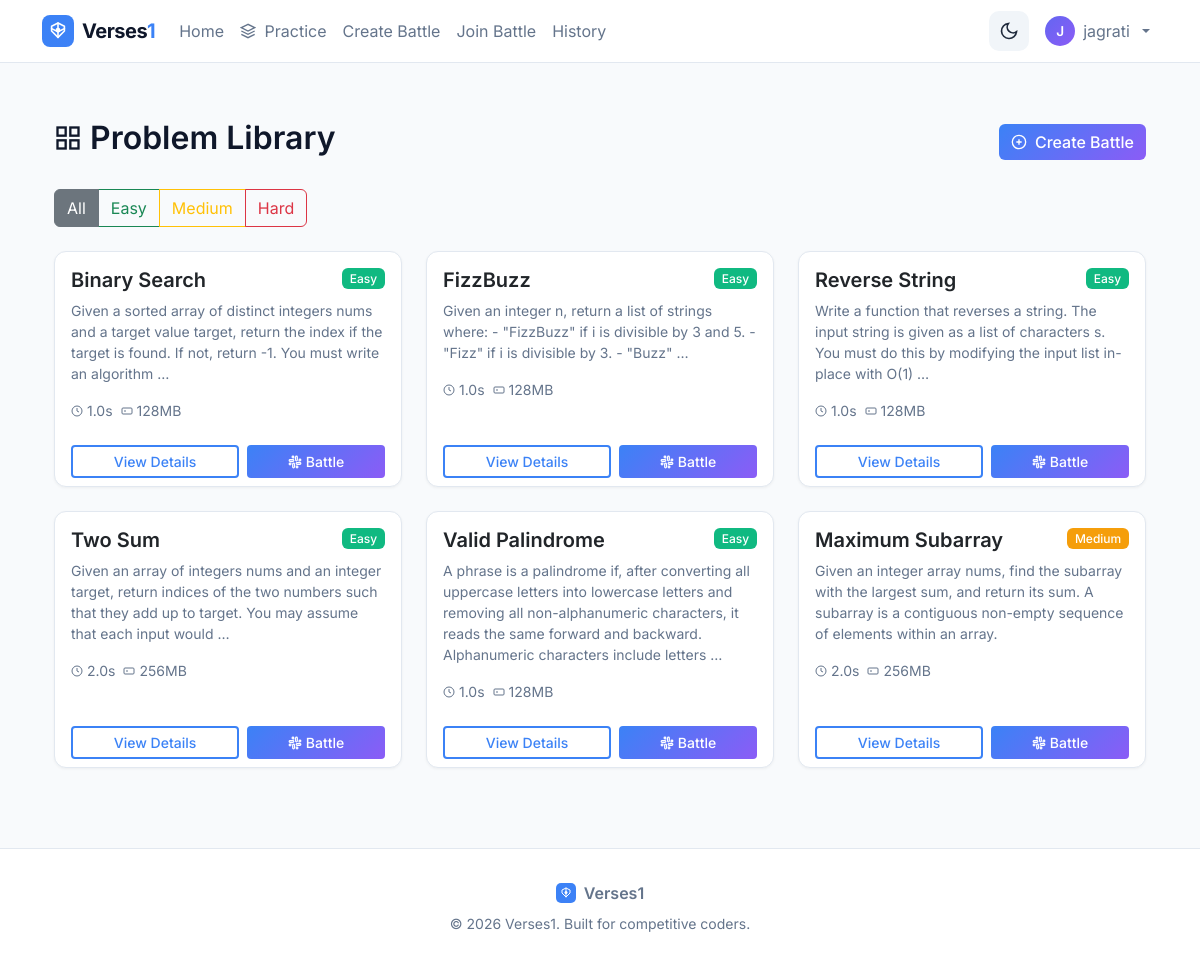
The app's page /problems/ (signed in) with its own data.
### battles/models.py (models this page shows, shortened)
class ProblemStatement(models.Model):
    DIFFICULTY_CHOICES = [
        ('easy', 'Easy'),
        ('medium', 'Medium'),
        ('hard', 'Hard'),
    ]
    title = models.CharField(max_length=200)
    slug = models.SlugField(unique=True)
    description = models.TextField(help_text="Problem description in Markdown")
    input_format = models.TextField(help_text="Description of input format")
    output_format = models.TextField(help_text="Description of expected output format")
    constraints = models.TextField(help_text="Constraints (e.g., 1 <= n <= 10^5)")
    example_input = models.TextField(help_text="Example input to show users")
    example_output = models.TextField(help_text="Expected output for example")
    example_explanation = models.TextField(blank=True, help_text="Explanation of the example")
    difficulty = models.CharField(max_length=10, choices=DIFFICULTY_CHOICES, default='easy')
    categories = models.ManyToManyField(Category, related_name='problems', blank=True)
    time_limit_seconds = models.FloatField(default=2.0, help_text="Time limit per test case")
    memory_limit_mb = models.IntegerField(default=256, help_text="Memory limit in MB")
    function_signature = models.CharField(
        max_length=200,
        help_text="Function signature users must implement, e.g., 'def solution(nums, target):'"
    )
    starter_code = models.TextField(
        blank=True,
        help_text="Starter code template for users"
    )
    is_active = models.BooleanField(default=True)
    created_at = models.DateTimeField(auto_now_add=True)
    updated_at = models.DateTimeField(auto_now=True)
    class Meta:
        ordering = ['difficulty', 'title']

### battles/views.py (the view)
# urls.py: path('problems/', views.problem_list, name='problem_list'),
@login_required
def problem_list(request):
    category_slug = request.GET.get('category')
    difficulty = request.GET.get('difficulty')
    problems = ProblemStatement.objects.filter(is_active=True)
    if category_slug:
        problems = problems.filter(categories__slug=category_slug)
    if difficulty:
        problems = problems.filter(difficulty=difficulty)
    problems = problems.order_by('difficulty', 'title').distinct()
    categories = Category.objects.all()
    solved_problems = []
    if request.user.is_authenticated:
        solved_problems = list(
            PracticeSubmission.objects.filter(
                user=request.user,
                all_tests_passed=True
            ).values_list('problem_id', flat=True).distinct()
        )
    return render(request, 'battles/problem_list.html', {
        'problems': problems,
        'categories': categories,
        'selected_category': category_slug,
        'selected_difficulty': difficulty,
        'solved_problems': solved_problems,
    })

### battles/templates/battles/problem_list.html (shortened to what this page needs)
{% extends "base.html" %}
{% load static %}
{% block content %}
<div class="container py-4">
    <div class="d-flex justify-content-between align-items-center mb-4">
        <h2 class="d-flex align-items-center gap-2">
            <svg width="28" height="28" viewBox="0 0 24 24" fill="none" stroke="currentColor" stroke-width="2">
                <rect x="3" y="3" width="7" height="7"/>
                <rect x="14" y="3" width="7" height="7"/>
                <rect x="14" y="14" width="7" height="7"/>
                <rect x="3" y="14" width="7" height="7"/>
            </svg>
            Problem Library
        </h2>
        <a href="{% url 'create_battle' %}" class="btn btn-primary d-flex align-items-center gap-2">
            <svg width="16" height="16" viewBox="0 0 24 24" fill="none" stroke="currentColor" stroke-width="2">
                <circle cx="12" cy="12" r="10"/>
                <path d="M12 8v8M8 12h8"/>
            </svg>
            Create Battle
        </a>
    </div>
    <div class="mb-4">
        <div class="btn-group" role="group">
            <button type="button" class="btn btn-outline-secondary active" data-filter="all">All</button>
            <button type="button" class="btn btn-outline-success" data-filter="easy">Easy</button>
            <button type="button" class="btn btn-outline-warning" data-filter="medium">Medium</button>
            <button type="button" class="btn btn-outline-danger" data-filter="hard">Hard</button>
        </div>
    </div>
    <div class="row" id="problemsGrid">
        {% for problem in problems %}
        <div class="col-md-6 col-lg-4 mb-4 problem-card" data-difficulty="{{ problem.difficulty }}">
            <div class="card h-100 battle-card">
                <div class="card-body">
                    <div class="d-flex justify-content-between align-items-start mb-2">
                        <h5 class="card-title mb-0">{{ problem.title }}</h5>
                        <span class="badge {% if problem.difficulty == 'easy' %}bg-success{% elif problem.difficulty == 'medium' %}bg-warning{% else %}bg-danger{% endif %}">
                            {{ problem.get_difficulty_display }}
                        </span>
                    </div>
                    <p class="card-text text-muted small">
                        {{ problem.description|truncatewords:30 }}
                    </p>
                    <div class="d-flex justify-content-between align-items-center mt-3">
                        <small class="text-muted d-flex align-items-center gap-2">
                            <span class="d-flex align-items-center gap-1">
                                <svg width="12" height="12" viewBox="0 0 24 24" fill="none" stroke="currentColor" stroke-width="2">
                                    <circle cx="12" cy="12" r="10"/>
                                    <polyline points="12 6 12 12 16 14"/>
                                </svg>
                                {{ problem.time_limit_seconds }}s
                            </span>
                            <span class="d-flex align-items-center gap-1">
                                <svg width="12" height="12" viewBox="0 0 24 24" fill="none" stroke="currentColor" stroke-width="2">
                                    <rect x="2" y="6" width="20" height="12" rx="2"/>
                                    <path d="M6 12h4"/>
                                </svg>
                                {{ problem.memory_limit_mb }}MB
                            </span>
                        </small>
                    </div>
                </div>
                <div class="card-footer bg-transparent border-0">
                    <div class="d-flex gap-2">
                        <a href="{% url 'problem_detail' problem.slug %}" class="btn btn-outline-primary btn-sm flex-fill">
                            View Details
                        </a>
                        <a href="{% url 'create_battle' %}?problem={{ problem.slug }}" class="btn btn-primary btn-sm flex-fill d-flex align-items-center justify-content-center gap-1">
                            Battle
                        </a>
                    </div>
                </div>
            </div>
        </div>
        {% empty %}
        <div class="col-12">
            <div class="alert alert-info">
                No problems available yet. Check back later!
            </div>
        </div>
        {% endfor %}
    </div>
</div>
{% endblock %}

### battles/templates/base.html (shortened to what this page needs)
<!DOCTYPE html>
{% load static %}
<html lang="en" data-theme="light">
<head>
    <link href="https://cdn.jsdelivr.net/npm/bootstrap@5.3.2/dist/css/bootstrap.min.css" rel="stylesheet">
    <link href="{% static 'battles/css/site.css' %}" rel="stylesheet">
</head>
<body>
    <nav class="navbar navbar-expand-lg">
        <div class="container">
            <a class="navbar-brand d-flex align-items-center gap-2" href="{% url 'home' %}">
                <span class="brand-text">Verses<span class="brand-accent">1</span></span>
            </a>
            <div class="collapse navbar-collapse" id="navbarNav">
                <ul class="navbar-nav me-auto">
                    <li class="nav-item">
                        <a class="nav-link" href="{% url 'home' %}">Home</a>
                    </li>
                    <li class="nav-item">
                        <a class="nav-link" href="{% url 'practice' %}">
                            <svg width="16" height="16" viewBox="0 0 24 24" fill="none" stroke="currentColor" stroke-width="2" style="margin-right: 4px; vertical-align: -2px;">
                                <path d="M12 2L2 7l10 5 10-5-10-5z"/>
                                <path d="M2 17l10 5 10-5"/>
                                <path d="M2 12l10 5 10-5"/>
                            </svg>
                            Practice
                        </a>
                    </li>
                    {% if user.is_authenticated %}
                        <li class="nav-item">
                            <a class="nav-link" href="{% url 'create_battle' %}">Create Battle</a>
                        </li>
                        <li class="nav-item">
                            <a class="nav-link" href="{% url 'join_battle' %}">Join Battle</a>
                        </li>
                        <li class="nav-item">
                            <a class="nav-link" href="{% url 'battle_history' %}">History</a>
                        </li>
                    {% endif %}
                </ul>
                <ul class="navbar-nav align-items-center">
                    <li class="nav-item me-2">
                        <button class="theme-toggle" onclick="toggleTheme()" title="Toggle dark mode">
                            <svg class="moon-icon" width="20" height="20" viewBox="0 0 24 24" fill="none" stroke="currentColor" stroke-width="2">
                                <path d="M21 12.79A9 9 0 1 1 11.21 3 7 7 0 0 0 21 12.79z"/>
                            </svg>
                        </button>
                    </li>
                    {% if user.is_authenticated %}
                        <li class="nav-item dropdown">
                            <a class="nav-link dropdown-toggle d-flex align-items-center gap-2" href="#" role="button" data-bs-toggle="dropdown" aria-expanded="false">
                                <div class="user-avatar-sm">{{ user.username|slice:":1"|upper }}</div>
                                {{ user.username }}
                            </a>
                        </li>
                    {% endif %}
                </ul>
            </div>
        </div>
    </nav>
    <div class="main-content">
        <div class="container">
            {% block content %}{% endblock %}
        </div>
    </div>
    <footer class="footer text-center">
        <div class="container">
            <div class="d-flex justify-content-center align-items-center gap-2 mb-2">
                <span class="fw-semibold">Verses1</span>
            </div>
            <p class="mb-0 small">&copy; 2026 Verses1. Built for competitive coders.</p>
        </div>
    </footer>
</body>
</html>

### battles/static/battles/css/site.css (style rules this page uses)
:root { --bg: #f8fafc; --panel: #ffffff; --card: #ffffff; --card-hover: #f1f5f9; --primary: #3b82f6; --primary-2: #2563eb; --accent: #8b5cf6; --accent-2: #7c3aed; --success: #10b981; --warning: #f59e0b; --danger: #ef4444; --muted: #64748b; --text: #0f172a; --text-secondary: #475569; --border: #e2e8f0; --glass: rgba(255,255,255,0.8); --gradient: linear-gradient(135deg, #3b82f6 0%, #8b5cf6 100%); }
.navbar-brand { font-weight: 700 !important; letter-spacing: -0.5px; }
.brand-text { font-size: 1.25rem; font-weight: 700; color: var(--text); }
.brand-accent { color: var(--primary); }
body { background: var(--bg); font-family: 'Inter', system-ui, -apple-system, 'Segoe UI', Roboto, 'Helvetica Neue', Arial, sans-serif; color: var(--text); }
.navbar { background: var(--panel); border-bottom: 1px solid var(--border); transition: background .3s ease, box-shadow .3s ease; }
.card { transition: transform .25s ease, box-shadow .25s ease, border-color .25s ease; border-radius: 12px; background: var(--card); border: 1px solid var(--border); box-shadow: 0 1px 3px rgba(0,0,0,0.05); }
.btn-primary { background: var(--gradient); border: none; color: white; font-weight: 500; transition: all .2s ease; }
.btn-outline-secondary { border-color: var(--border); color: var(--text-secondary); background: transparent; }
.btn-outline-primary { color: var(--primary); border: 2px solid var(--primary); background: transparent; font-weight: 500; }
.footer { background: var(--panel); color: var(--muted); border-top: 1px solid var(--border); padding: 2rem 0; }
a { color: var(--primary); text-decoration: none; }
.navbar .nav-link { color: var(--text-secondary) !important; transition: color .2s ease; }
h1, h2, h3, h4, h5, h6 { color: var(--text); font-weight: 600; }
p, .lead, .card-text { color: var(--text-secondary); }
.text-muted { color: var(--muted) !important; }
.badge { font-weight: 500; padding: .35em .65em; }
.badge.bg-success { background: var(--success) !important; }
.badge.bg-warning { background: var(--warning) !important; color: #fff !important; }

### battles/templates/base.html (style rules this page uses)
:root { --primary-color: #6366f1; --secondary-color: #8b5cf6; --success-color: #10b981; --warning-color: #f59e0b; --danger-color: #ef4444; --bg-color: #f8fafc; --card-bg: #ffffff; --text-primary: #1e293b; --text-secondary: #64748b; --border-color: #e2e8f0; --hover-bg: #f1f5f9; --navbar-bg: #ffffff; --shadow-sm: 0 1px 2px rgba(0, 0, 0, 0.05); --shadow-md: 0 4px 6px -1px rgba(0, 0, 0, 0.1); --shadow-lg: 0 10px 15px -3px rgba(0, 0, 0, 0.1); }
body { min-height: 100vh; display: flex; flex-direction: column; background: var(--bg-color); color: var(--text-primary); transition: background-color 0.3s, color 0.3s; }
.main-content { flex: 1; padding: 2rem 0; }
.battle-card { transition: transform .2s; }
.theme-toggle { display: flex; align-items: center; justify-content: center; width: 40px; height: 40px; border: none; background: var(--hover-bg); border-radius: 10px; cursor: pointer; transition: all 0.3s; color: var(--text-primary); }
.theme-toggle .moon-icon { display: block; }
.user-avatar-sm { width: 30px; height: 30px; min-width: 30px; border-radius: 50%; background: linear-gradient(135deg, #6366f1, #8b5cf6); display: flex; align-items: center; justify-content: center; font-size: 0.85rem; font-weight: 600; color: white; text-transform: uppercase; }

### records on screen
ProblemStatement: title "Binary Search", difficulty "Easy", description "Given a sorted array of distinct integers nums and a target value target, return the index if the target is found. If not, return -1. You must write an algorithm …", time_limit_seconds "1.0", memory_limit_mb "128"
ProblemStatement: title "FizzBuzz", difficulty "Easy", description "Given an integer n, return a list of strings where: - \"FizzBuzz\" if i is divisible by 3 and 5. - \"Fizz\" if i is divisible by 3. - \"Buzz\" …", time_limit_seconds "1.0", memory_limit_mb "128"
ProblemStatement: title "Reverse String", difficulty "Easy", description "Write a function that reverses a string. The input string is given as a list of characters s. You must do this by modifying the input list in-place with O(1) …", time_limit_seconds "1.0", memory_limit_mb "128"
ProblemStatement: title "Two Sum", difficulty "Easy", description "Given an array of integers nums and an integer target, return indices of the two numbers such that they add up to target. You may assume that each input would …", time_limit_seconds "2.0", memory_limit_mb "256"
ProblemStatement: title "Valid Palindrome", difficulty "Easy", description "A phrase is a palindrome if, after converting all uppercase letters into lowercase letters and removing all non-alphanumeric characters, it reads the same forward and backward. Alphanumeric characters include letters …", time_limit_seconds "1.0", memory_limit_mb "128"
ProblemStatement: title "Maximum Subarray", difficulty "Medium", description "Given an integer array nums, find the subarray with the largest sum, and return its sum. A subarray is a contiguous non-empty sequence of elements within an array.", time_limit_seconds "2.0", memory_limit_mb "256"

### other values on screen
{{ user.username|slice:":1"|upper }} "J"
{{ user.username }} "jagrati"
